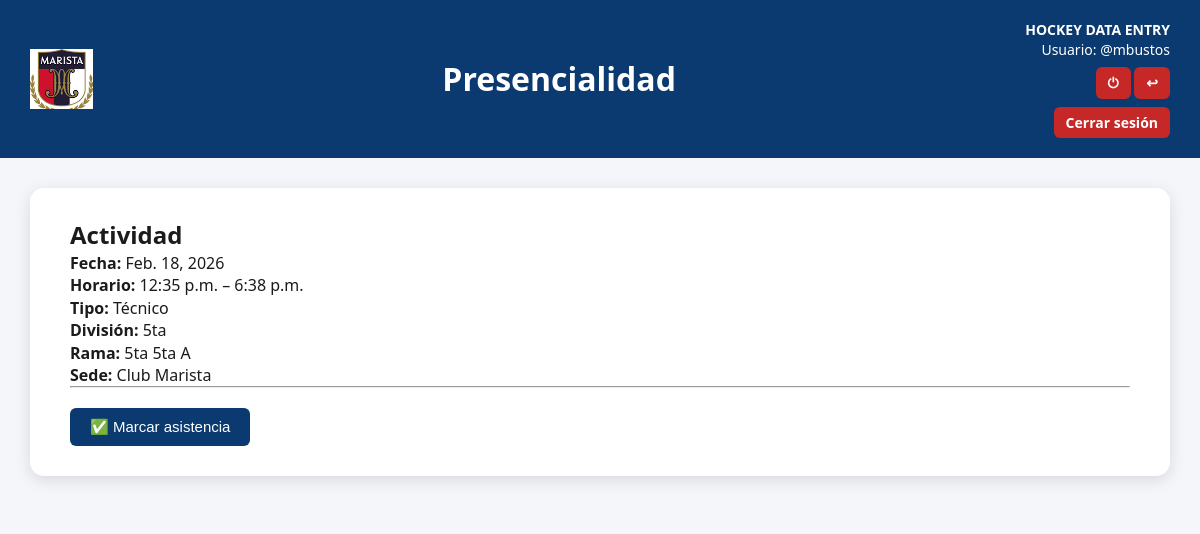
Screenshot of /actividad/141/presencialidad-entrenadores/ (signed in) with the database file from the repository.
### app_club/models.py (models this page shows, shortened)
class Actividad(models.Model):
    TIPO = [
        ('Técnico', 'Técnico'),
        ('Físico', 'Físico'),
        ('Partido', 'Partido'),
        ('Otra', 'Otra'),
    ]
    tipo = models.CharField(max_length=20, choices=TIPO)
    fecha = models.DateField()
    hora_inicio = models.TimeField()
    hora_fin = models.TimeField()
    division = models.ForeignKey(Division, on_delete=models.CASCADE)
    rama = models.ForeignKey(Rama, on_delete=models.CASCADE)
    sede = models.ForeignKey(
        Sede,
        on_delete=models.PROTECT,
        related_name="actividades",
        null=True,      # 👈 CLAVE
        blank=True
    )
    entrenadores = models.ManyToManyField(Entrenador, blank=True)
    ayudantes = models.ManyToManyField(Ayudante, blank=True)
    pfs = models.ManyToManyField(PF, blank=True)
    managers = models.ManyToManyField(Manager, blank=True)
    creado_por = models.ForeignKey(User, on_delete=models.SET_NULL, null=True, blank=True, related_name="actividades_creadas")
    creado_el = models.DateTimeField(default=timezone.now)
    modificado_por = models.ForeignKey(User, on_delete=models.SET_NULL, null=True, blank=True, related_name="actividades_modificadas")
    modificado_el = models.DateTimeField(auto_now=True)

class Division(models.Model):
    nombre = models.CharField(max_length=20)   # Ej: "6ta", "5ta", "7ma"
    def __str__(self):
        return self.nombre

class Rama(models.Model):
    nombre = models.CharField(max_length=10)   # "A", "B", "C"
    division = models.ForeignKey(Division, on_delete=models.CASCADE)
    def __str__(self):
        return f"{self.division.nombre} {self.nombre}"

class Sede(models.Model):
    TIPO = [
        ("club", "Club Marista"),
        ("otro_club", "Otro club"),
        ("otro", "Otro lugar"),
    ]
    nombre = models.CharField(max_length=100)
    tipo = models.CharField(max_length=20, choices=TIPO)
    lat= models.DecimalField(max_digits=9, decimal_places=6)
    long = models.DecimalField(max_digits=9, decimal_places=6)
    def __str__(self):
        return self.nombre

### app_club/views.py (the view, shortened to what this page needs)
# urls.py: path("actividad/<int:id>/presencialidad-entrenadores/",views.carga_presencialidad_entrenadores,
@login_required
def carga_presencialidad_entrenadores(request, id):
    actividad = get_object_or_404(Actividad, pk=id)
    user = request.user
    autorizado = False
    if hasattr(user, "entrenador") and actividad.entrenadores.filter(id=user.entrenador.id).exists():
        autorizado = True
    if hasattr(user, "ayudante") and actividad.ayudantes.filter(id=user.ayudante.id).exists():
        autorizado = True
    if hasattr(user, "pf") and actividad.pfs.filter(id=user.pf.id).exists():
        autorizado = True
    if not autorizado:
        return HttpResponseForbidden("No estás asignado a esta actividad.")
    """# Validar fecha y horario
    now = timezone.localtime()

    fecha_actividad = actividad.fecha
    hora_inicio = actividad.hora_inicio
    hora_fin = actividad.hora_fin

    # Verificar que sea el mismo día
    if now.date() != fecha_actividad:
        return JsonResponse(
            {"error": "Solo podés marcar presencialidad el día de la actividad"},
            status=400
        )

    # Verificar que esté dentro del rango horario
    if not (hora_inicio <= now.time() <= hora_fin):
        return JsonResponse(
            {"error": "Estás fuera del horario permitido para marcar presencialidad"},
            status=400
        )"""
    pres, _ = PresencialidadEntrenador.objects.get_or_create(
        actividad=actividad,
        usuario=user
    )
    return render(
        request,
        "app_club/presencialidad_entrenadores.html",
        {"actividad": actividad, "presencia": pres}
    )

### app_club/templates/app_club/presencialidad_entrenadores.html (shortened to what this page needs)
<!DOCTYPE html>
<html lang="es">
{% load static %}
<head>
    <link rel="stylesheet" href="{% static 'app_club/css/style_actividad.css' %}">
</head>
<body>
<div class="header">
    <img src="{% static 'img/logo_club.png' %}" alt="Logo">
    <h1>Presencialidad</h1>
    <div class="right-info">
        <div><strong>HOCKEY DATA ENTRY</strong></div>
        <div>Usuario: {{ user.username }}</div>
       <div>
            <a href="{% url 'logout' %}" class="logout-link">⏻</a>
            <a href="{% url 'app_club:areas' %}" class="logout-link">↩</a>
        </div>  <a href="{% url 'logout' %}" class="logout-link">Cerrar sesión</a>
    </div>
</div>
<div class="page-container">
    <div class="card-full">
        <h2>Actividad</h2>
        <p><strong>Fecha:</strong> {{ actividad.fecha }}</p>
        <p><strong>Horario:</strong> {{ actividad.hora_inicio }} – {{ actividad.hora_fin }}</p>
        <p><strong>Tipo:</strong> {{ actividad.get_tipo_display }}</p>
        <p><strong>División:</strong> {{ actividad.division }}</p>
        <p><strong>Rama:</strong> {{ actividad.rama }}</p>
        <p><strong>Sede:</strong> {{ actividad.sede }}</p>
        <hr>
    {% if not presencia.presente %}
        <button type="button" class="btn" id="btn-checkin"
        data-actividad="{{ actividad.id }}"
        data-csrf="{{ csrf_token }}">
            ✅ Marcar asistencia
      </button>
    {% else %}
        <div class="alert-success">
            ✔️ Ya marcaste tu asistencia
        </div>
    {% endif %}
    </div>
</div>
</body>
</html>

### app_club/static/app_club/css/style_actividad.css (style rules this page uses)
* { box-sizing: border-box; margin: 0; padding: 0; }
body { font-family: "Segoe UI", Arial, sans-serif; background: #F4F6F9; color: #1B1B1B; line-height: 1.4; }
.header { background: #0B3A70; color: white; padding: 20px 30px; display: flex; align-items: center; justify-content: space-between; }
.header img { height: 60px; }
.header h1 { font-size: 32px; font-weight: 700; flex: 1; text-align: center; }
.right-info { text-align: right; font-size: 14px; }
.logout-link { margin-top: 8px; display: inline-block; background: #C62828; color: white; padding: 6px 12px; border-radius: 6px; text-decoration: none; font-weight: bold; }
.page-container { width: 100%; display: flex; justify-content: center; padding: 30px 0; background: #F4F6F9; }
.card-full { width: 95%; max-width: 1300px; background: white; padding: 30px 40px; border-radius: 14px; box-shadow: 0 4px 16px rgba(0,0,0,0.12); }
.btn { background: #0B3A70; color: white; border: none; padding: 10px 20px; border-radius: 6px; cursor: pointer; font-size: 15px; margin-top: 20px; }

### rows the page displays
Actividad: fecha "Feb. 18, 2026", hora_inicio "12:35 p.m.", hora_fin "6:38 p.m.", tipo "Técnico", division "5ta", rama "5ta 5ta A", sede "Club Marista"

### other values shown
{{ user.username }} "@mbustos"
